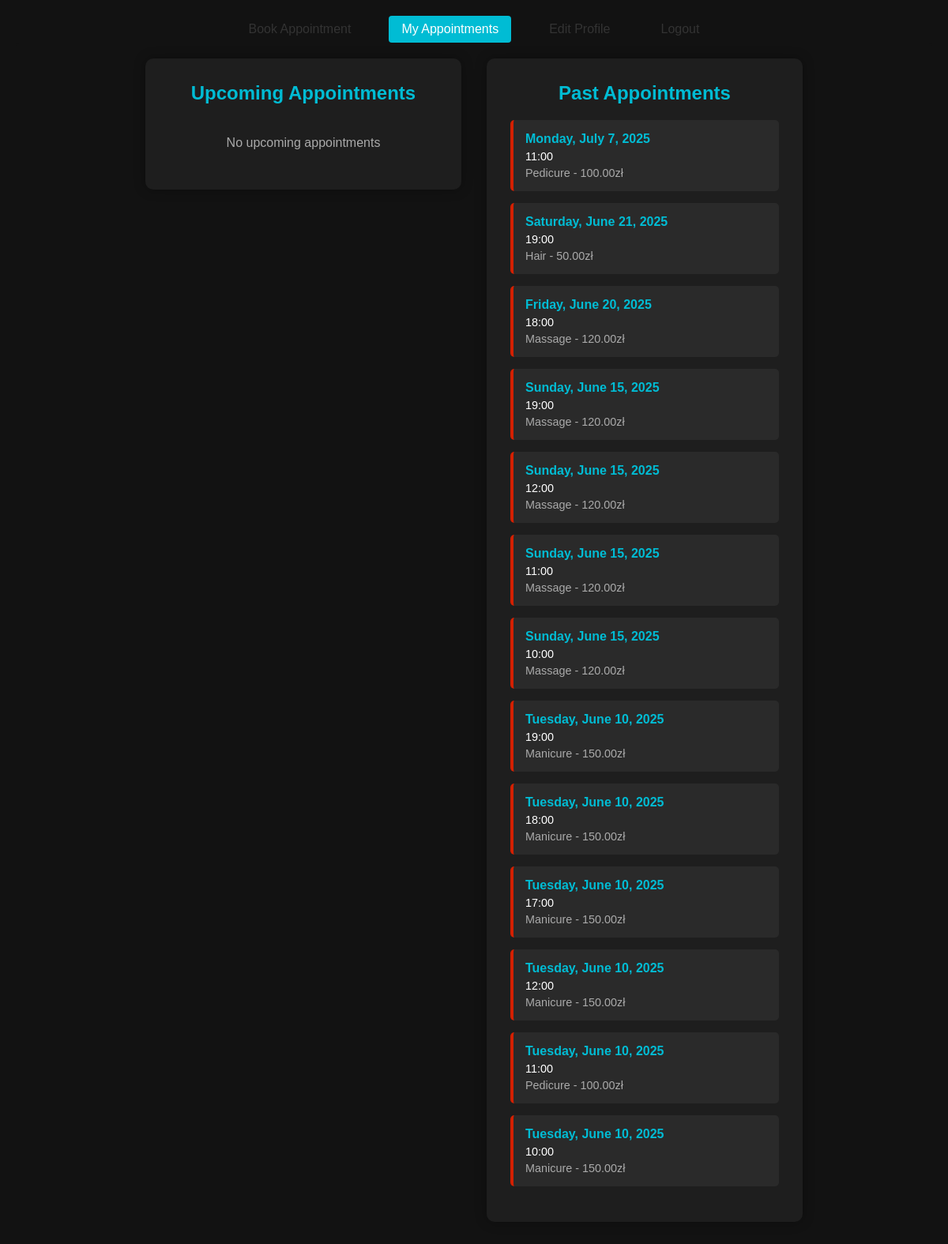
The app's page /appointments/ (signed in), older data.
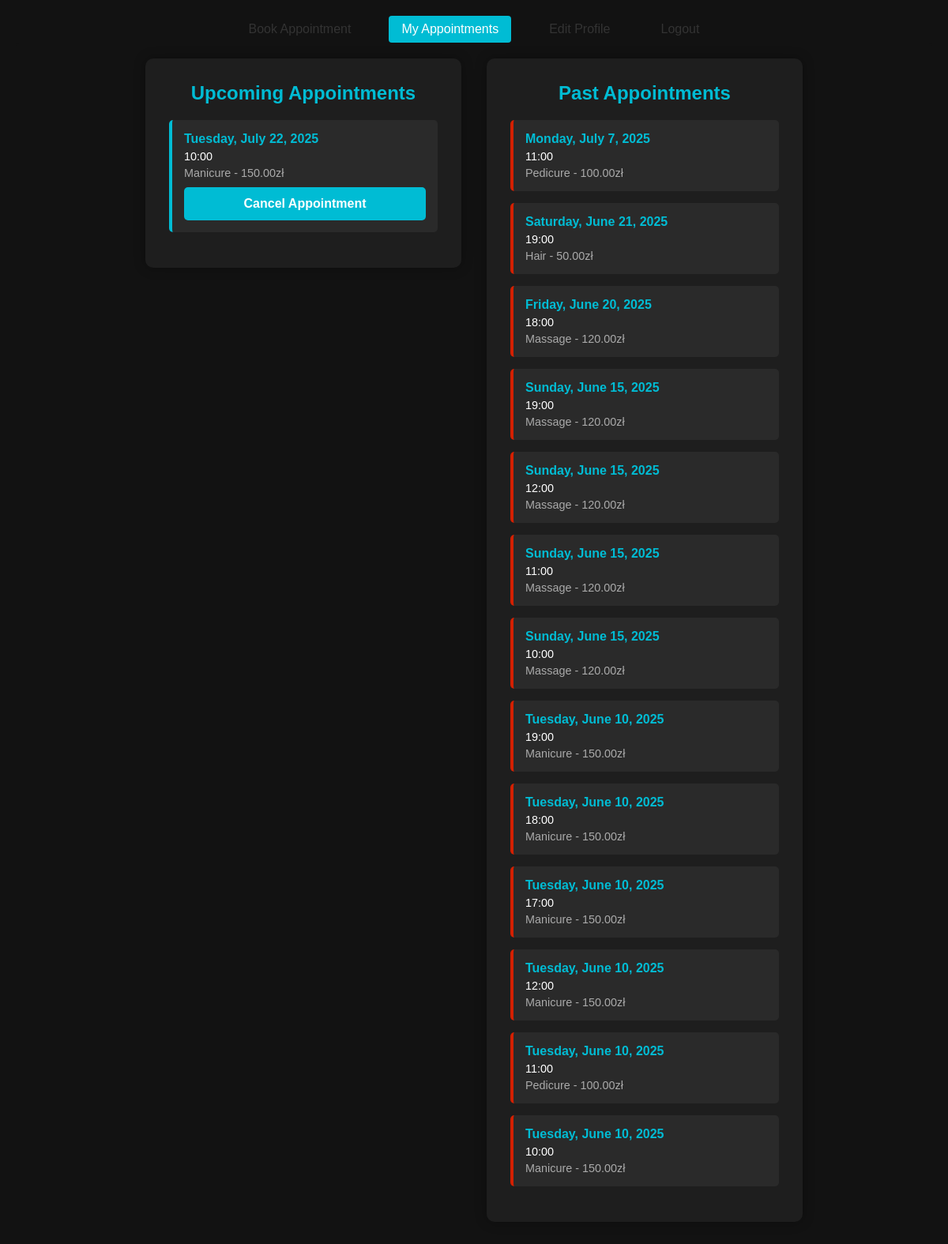
The same page, newer data.
### backend/terminal/models.py (models this page shows, shortened)
class Appointment(models.Model):
    user= models.ForeignKey(MyUser, on_delete=models.SET_NULL, null=True, blank=True)
    service = models.ForeignKey('Service', on_delete=models.SET_NULL, null=True, blank=True)
    day = models.DateField(default=datetime.now)
    time = models.CharField(max_length=10, choices=TIME_CHOICES, default="10:00")
    time_ordered = models.DateTimeField(default=datetime.now,blank=True)

class Service(models.Model):
    name = models.CharField(max_length=100)
    price = models.DecimalField(max_digits=10, decimal_places=2)
    description = models.TextField(blank=True, null=True)
    workers = models.ManyToManyField(MyUser, related_name='services', blank=True)
    duration = models.IntegerField(default=60, help_text="Duration in minutes")

### backend/terminal/Functionalities/Appointment_booking.py (the view)
# urls.py: path('appointments/', Appointment_booking.appointments, name='appointments'),
@login_required
def appointments(request):
    today = datetime.now().date()
    future_appointments = Appointment.objects.filter(
        user=request.user,
        day__gte=today
    ).order_by('day', 'time')
    past_appointments = Appointment.objects.filter(
        user=request.user,
        day__lt=today
    ).order_by('-day', '-time')  # Note the minus for reverse chronological order
    context = {
        'future_appointments': future_appointments,
        'past_appointments': past_appointments
    }
    return render(request, 'terminal/my_appointments.html', context)

### backend/terminal/templates/terminal/my_appointments.html (shortened to what this page needs)
{% extends 'terminal/base.html' %}
{% block content %}
<div class="auth-container appointment">
    <div class="appointments-flex">
        <div class="auth-form appointments-list future-block">
            <h2>Upcoming Appointments</h2>
            {% if future_appointments %}
                <div class="appointments-container">
                    {% for appointment in future_appointments %}
                        <div class="appointment-item future">
                            <div class="appointment-date">{{ appointment.day|date:"l, F j, Y" }}</div>
                            <div class="appointment-time">{{ appointment.time }}</div>
                            <div class="appointment-service">{{ appointment.service.name }} - {{ appointment.service.price }}zł</div>
                            <form method="POST" action="{% url 'cancel_appointment' appointment.id %}" style="margin-top:10px;">
                                <button type="submit" class="cancel-btn">Cancel Appointment</button>
                            </form>
                        </div>
                    {% endfor %}
                </div>
            {% else %}
                <p class="no-appointments">No upcoming appointments</p>
            {% endif %}
        </div>
        <div class="auth-form appointments-list past-block">
            <h2 class="past-header">Past Appointments</h2>
            {% if past_appointments %}
                <div class="appointments-container past">
                    {% for appointment in past_appointments %}
                        <div class="appointment-item past">
                            <div class="appointment-date">{{ appointment.day|date:"l, F j, Y" }}</div>
                            <div class="appointment-time">{{ appointment.time }}</div>
                            <div class="appointment-service">{{ appointment.service.name }} - {{ appointment.service.price }}zł</div>
                        </div>
                    {% endfor %}
                </div>
            {% else %}
                <p class="no-appointments">No past appointments</p>
            {% endif %}
        </div>
    </div>
</div>
{% endblock %}

Row changes from the older to the newer data that the page shows:
added Appointment: day "Tuesday, July 22, 2025", time "10:00", service.name "Manicure", service.price "150.00", shown under "Upcoming Appointments"
Text that changed along with them:
text no longer shown: "No upcoming appointments"
